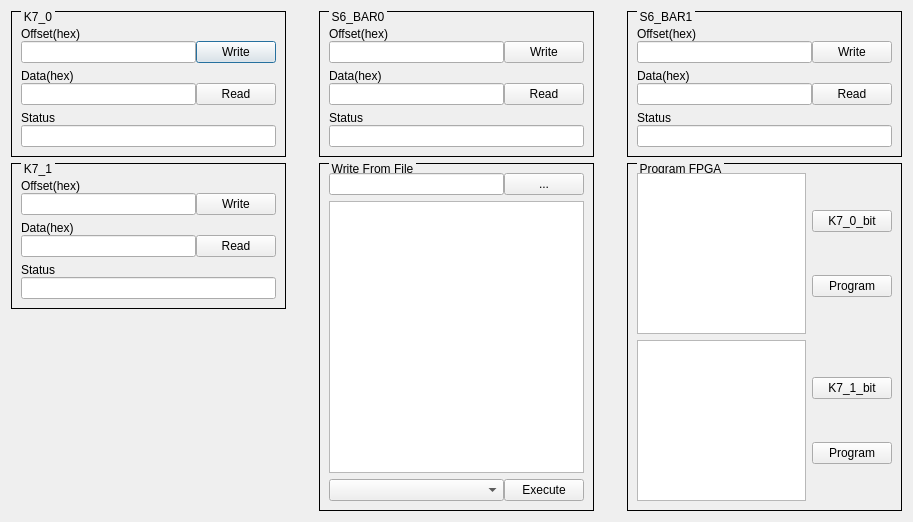
<?xml version="1.0" encoding="UTF-8"?>
<ui version="4.0">
 <class>QFPGADlg</class>
 <widget class="QDialog" name="QFPGADlg">
  <property name="geometry">
   <rect>
    <x>0</x>
    <y>0</y>
    <width>913</width>
    <height>522</height>
   </rect>
  </property>
  <property name="windowTitle">
   <string>Dialog</string>
  </property>
  <layout class="QHBoxLayout" name="horizontalLayout_13" stretch="10,1,10,1,10">
   <item>
    <layout class="QVBoxLayout" name="verticalLayout_6" stretch="0,0,1">
     <item>
      <widget class="QGroupBox" name="groupBox">
       <property name="styleSheet">
        <string notr="true">QGroupBox{ border:1px solid black; margin-top:0.5ex; }
QGroupBox::title { subcontrol-origin:margin; subcontrol-position:top left; top:-1px; left:10px; margin-left: 0px; padding:0 1px; }</string>
       </property>
       <property name="title">
        <string>K7_0</string>
       </property>
       <layout class="QVBoxLayout" name="verticalLayout_4">
        <item>
         <spacer name="verticalSpacer_2">
          <property name="orientation">
           <enum>Qt::Vertical</enum>
          </property>
          <property name="sizeHint" stdset="0">
           <size>
            <width>20</width>
            <height>6</height>
           </size>
          </property>
         </spacer>
        </item>
        <item>
         <layout class="QVBoxLayout" name="verticalLayout">
          <property name="spacing">
           <number>0</number>
          </property>
          <item>
           <widget class="QLabel" name="label">
            <property name="text">
             <string>Offset(hex)</string>
            </property>
           </widget>
          </item>
          <item>
           <layout class="QHBoxLayout" name="horizontalLayout" stretch="5,1">
            <property name="spacing">
             <number>0</number>
            </property>
            <item>
             <widget class="QLineEdit" name="m_LEOffsetK7_0"/>
            </item>
            <item>
             <widget class="QPushButton" name="m_PBWK7_0">
              <property name="text">
               <string>Write</string>
              </property>
             </widget>
            </item>
           </layout>
          </item>
         </layout>
        </item>
        <item>
         <layout class="QVBoxLayout" name="verticalLayout_2">
          <property name="spacing">
           <number>0</number>
          </property>
          <item>
           <widget class="QLabel" name="label_2">
            <property name="text">
             <string>Data(hex)</string>
            </property>
           </widget>
          </item>
          <item>
           <layout class="QHBoxLayout" name="horizontalLayout_2" stretch="5,1">
            <property name="spacing">
             <number>0</number>
            </property>
            <item>
             <widget class="QLineEdit" name="m_LEDataK7_0"/>
            </item>
            <item>
             <widget class="QPushButton" name="m_PBRK7_0">
              <property name="text">
               <string>Read</string>
              </property>
             </widget>
            </item>
           </layout>
          </item>
         </layout>
        </item>
        <item>
         <layout class="QVBoxLayout" name="verticalLayout_3">
          <property name="spacing">
           <number>0</number>
          </property>
          <item>
           <widget class="QLabel" name="label_3">
            <property name="text">
             <string>Status</string>
            </property>
           </widget>
          </item>
          <item>
           <widget class="QLineEdit" name="m_LEStatusK7_0">
            <property name="readOnly">
             <bool>true</bool>
            </property>
           </widget>
          </item>
         </layout>
        </item>
       </layout>
      </widget>
     </item>
     <item>
      <widget class="QGroupBox" name="groupBox_2">
       <property name="styleSheet">
        <string notr="true">QGroupBox{ border:1px solid black; margin-top:0.5ex; }
QGroupBox::title { subcontrol-origin:margin; subcontrol-position:top left; top:-1px; left:10px; margin-left: 0px; padding:0 1px; }</string>
       </property>
       <property name="title">
        <string>K7_1</string>
       </property>
       <layout class="QVBoxLayout" name="verticalLayout_5">
        <item>
         <spacer name="verticalSpacer_3">
          <property name="orientation">
           <enum>Qt::Vertical</enum>
          </property>
          <property name="sizeHint" stdset="0">
           <size>
            <width>20</width>
            <height>6</height>
           </size>
          </property>
         </spacer>
        </item>
        <item>
         <layout class="QVBoxLayout" name="verticalLayout_8">
          <property name="spacing">
           <number>0</number>
          </property>
          <item>
           <widget class="QLabel" name="label_4">
            <property name="text">
             <string>Offset(hex)</string>
            </property>
           </widget>
          </item>
          <item>
           <layout class="QHBoxLayout" name="horizontalLayout_3" stretch="5,1">
            <property name="spacing">
             <number>0</number>
            </property>
            <item>
             <widget class="QLineEdit" name="m_LEOffsetK7_1"/>
            </item>
            <item>
             <widget class="QPushButton" name="m_PBWK7_1">
              <property name="text">
               <string>Write</string>
              </property>
             </widget>
            </item>
           </layout>
          </item>
         </layout>
        </item>
        <item>
         <layout class="QVBoxLayout" name="verticalLayout_9">
          <property name="spacing">
           <number>0</number>
          </property>
          <item>
           <widget class="QLabel" name="label_5">
            <property name="text">
             <string>Data(hex)</string>
            </property>
           </widget>
          </item>
          <item>
           <layout class="QHBoxLayout" name="horizontalLayout_4" stretch="5,1">
            <property name="spacing">
             <number>0</number>
            </property>
            <item>
             <widget class="QLineEdit" name="m_LEDataK7_1"/>
            </item>
            <item>
             <widget class="QPushButton" name="m_PBRK7_1">
              <property name="text">
               <string>Read</string>
              </property>
             </widget>
            </item>
           </layout>
          </item>
         </layout>
        </item>
        <item>
         <layout class="QVBoxLayout" name="verticalLayout_10">
          <property name="spacing">
           <number>0</number>
          </property>
          <item>
           <widget class="QLabel" name="label_6">
            <property name="text">
             <string>Status</string>
            </property>
           </widget>
          </item>
          <item>
           <widget class="QLineEdit" name="m_LEStatusK7_1">
            <property name="readOnly">
             <bool>true</bool>
            </property>
           </widget>
          </item>
         </layout>
        </item>
       </layout>
      </widget>
     </item>
     <item>
      <spacer name="verticalSpacer">
       <property name="orientation">
        <enum>Qt::Vertical</enum>
       </property>
       <property name="sizeHint" stdset="0">
        <size>
         <width>20</width>
         <height>40</height>
        </size>
       </property>
      </spacer>
     </item>
    </layout>
   </item>
   <item>
    <spacer name="horizontalSpacer">
     <property name="orientation">
      <enum>Qt::Horizontal</enum>
     </property>
     <property name="sizeHint" stdset="0">
      <size>
       <width>24</width>
       <height>20</height>
      </size>
     </property>
    </spacer>
   </item>
   <item>
    <layout class="QVBoxLayout" name="verticalLayout_12" stretch="0,1">
     <item>
      <widget class="QGroupBox" name="groupBox_3">
       <property name="styleSheet">
        <string notr="true">QGroupBox{ border:1px solid black; margin-top:0.5ex; }
QGroupBox::title { subcontrol-origin:margin; subcontrol-position:top left; top:-1px; left:10px; margin-left: 0px; padding:0 1px; }</string>
       </property>
       <property name="title">
        <string>S6_BAR0</string>
       </property>
       <layout class="QVBoxLayout" name="verticalLayout_7">
        <item>
         <spacer name="verticalSpacer_4">
          <property name="orientation">
           <enum>Qt::Vertical</enum>
          </property>
          <property name="sizeHint" stdset="0">
           <size>
            <width>20</width>
            <height>6</height>
           </size>
          </property>
         </spacer>
        </item>
        <item>
         <layout class="QVBoxLayout" name="verticalLayout_13">
          <property name="spacing">
           <number>0</number>
          </property>
          <item>
           <widget class="QLabel" name="label_7">
            <property name="text">
             <string>Offset(hex)</string>
            </property>
           </widget>
          </item>
          <item>
           <layout class="QHBoxLayout" name="horizontalLayout_5" stretch="5,1">
            <property name="spacing">
             <number>0</number>
            </property>
            <item>
             <widget class="QLineEdit" name="m_LEOffsetS6_BAR0"/>
            </item>
            <item>
             <widget class="QPushButton" name="m_PBWS6_BAR0">
              <property name="text">
               <string>Write</string>
              </property>
             </widget>
            </item>
           </layout>
          </item>
         </layout>
        </item>
        <item>
         <layout class="QVBoxLayout" name="verticalLayout_14">
          <property name="spacing">
           <number>0</number>
          </property>
          <item>
           <widget class="QLabel" name="label_8">
            <property name="text">
             <string>Data(hex)</string>
            </property>
           </widget>
          </item>
          <item>
           <layout class="QHBoxLayout" name="horizontalLayout_6" stretch="5,1">
            <property name="spacing">
             <number>0</number>
            </property>
            <item>
             <widget class="QLineEdit" name="m_LEDataS6_BAR0"/>
            </item>
            <item>
             <widget class="QPushButton" name="m_PBRS6_BAR0">
              <property name="text">
               <string>Read</string>
              </property>
             </widget>
            </item>
           </layout>
          </item>
         </layout>
        </item>
        <item>
         <layout class="QVBoxLayout" name="verticalLayout_15">
          <property name="spacing">
           <number>0</number>
          </property>
          <item>
           <widget class="QLabel" name="label_9">
            <property name="text">
             <string>Status</string>
            </property>
           </widget>
          </item>
          <item>
           <widget class="QLineEdit" name="m_LEStatusS6_BAR0">
            <property name="readOnly">
             <bool>true</bool>
            </property>
           </widget>
          </item>
         </layout>
        </item>
       </layout>
      </widget>
     </item>
     <item>
      <widget class="QGroupBox" name="groupBox_4">
       <property name="styleSheet">
        <string notr="true">QGroupBox{ border:1px solid black; margin-top:0.5ex; }
QGroupBox::title { subcontrol-origin:margin; subcontrol-position:top left; top:-1px; left:10px; margin-left: 0px; padding:0 1px; }</string>
       </property>
       <property name="title">
        <string>Write From File</string>
       </property>
       <layout class="QVBoxLayout" name="verticalLayout_11">
        <item>
         <layout class="QHBoxLayout" name="horizontalLayout_9" stretch="1,0">
          <property name="spacing">
           <number>0</number>
          </property>
          <item>
           <widget class="QLineEdit" name="lineEdit_13"/>
          </item>
          <item>
           <widget class="QPushButton" name="pushButton">
            <property name="text">
             <string>...</string>
            </property>
           </widget>
          </item>
         </layout>
        </item>
        <item>
         <widget class="QTextEdit" name="textEdit">
          <property name="readOnly">
           <bool>true</bool>
          </property>
         </widget>
        </item>
        <item>
         <layout class="QHBoxLayout" name="horizontalLayout_10" stretch="1,0">
          <property name="spacing">
           <number>0</number>
          </property>
          <item>
           <widget class="QComboBox" name="comboBox"/>
          </item>
          <item>
           <widget class="QPushButton" name="pushButton_2">
            <property name="text">
             <string>Execute</string>
            </property>
           </widget>
          </item>
         </layout>
        </item>
       </layout>
      </widget>
     </item>
    </layout>
   </item>
   <item>
    <spacer name="horizontalSpacer_2">
     <property name="orientation">
      <enum>Qt::Horizontal</enum>
     </property>
     <property name="sizeHint" stdset="0">
      <size>
       <width>24</width>
       <height>20</height>
      </size>
     </property>
    </spacer>
   </item>
   <item>
    <layout class="QVBoxLayout" name="verticalLayout_21" stretch="0,1">
     <item>
      <widget class="QGroupBox" name="groupBox_5">
       <property name="styleSheet">
        <string notr="true">QGroupBox{ border:1px solid black; margin-top:0.5ex; }
QGroupBox::title { subcontrol-origin:margin; subcontrol-position:top left; top:-1px; left:10px; margin-left: 0px; padding:0 1px; }</string>
       </property>
       <property name="title">
        <string>S6_BAR1</string>
       </property>
       <layout class="QVBoxLayout" name="verticalLayout_16">
        <item>
         <spacer name="verticalSpacer_5">
          <property name="orientation">
           <enum>Qt::Vertical</enum>
          </property>
          <property name="sizeHint" stdset="0">
           <size>
            <width>20</width>
            <height>6</height>
           </size>
          </property>
         </spacer>
        </item>
        <item>
         <layout class="QVBoxLayout" name="verticalLayout_18">
          <property name="spacing">
           <number>0</number>
          </property>
          <item>
           <widget class="QLabel" name="label_10">
            <property name="text">
             <string>Offset(hex)</string>
            </property>
           </widget>
          </item>
          <item>
           <layout class="QHBoxLayout" name="horizontalLayout_7" stretch="5,1">
            <property name="spacing">
             <number>0</number>
            </property>
            <item>
             <widget class="QLineEdit" name="m_LEOffsetS6_BAR1"/>
            </item>
            <item>
             <widget class="QPushButton" name="m_PBWS6_BAR1">
              <property name="text">
               <string>Write</string>
              </property>
             </widget>
            </item>
           </layout>
          </item>
         </layout>
        </item>
        <item>
         <layout class="QVBoxLayout" name="verticalLayout_19">
          <property name="spacing">
           <number>0</number>
          </property>
          <item>
           <widget class="QLabel" name="label_11">
            <property name="text">
             <string>Data(hex)</string>
            </property>
           </widget>
          </item>
          <item>
           <layout class="QHBoxLayout" name="horizontalLayout_8" stretch="5,1">
            <property name="spacing">
             <number>0</number>
            </property>
            <item>
             <widget class="QLineEdit" name="m_LEDataS6_BAR1"/>
            </item>
            <item>
             <widget class="QPushButton" name="m_PBRS6_BAR1">
              <property name="text">
               <string>Read</string>
              </property>
             </widget>
            </item>
           </layout>
          </item>
         </layout>
        </item>
        <item>
         <layout class="QVBoxLayout" name="verticalLayout_20">
          <property name="spacing">
           <number>0</number>
          </property>
          <item>
           <widget class="QLabel" name="label_12">
            <property name="text">
             <string>Status</string>
            </property>
           </widget>
          </item>
          <item>
           <widget class="QLineEdit" name="m_LEStatusS6_BAR1">
            <property name="readOnly">
             <bool>true</bool>
            </property>
           </widget>
          </item>
         </layout>
        </item>
       </layout>
      </widget>
     </item>
     <item>
      <widget class="QGroupBox" name="groupBox_6">
       <property name="styleSheet">
        <string notr="true">QGroupBox{ border:1px solid black; margin-top:0.5ex; }
QGroupBox::title { subcontrol-origin:margin; subcontrol-position:top left; top:-1px; left:10px; margin-left: 0px; padding:0 1px; }</string>
       </property>
       <property name="title">
        <string>Program FPGA</string>
       </property>
       <layout class="QVBoxLayout" name="verticalLayout_17">
        <item>
         <layout class="QHBoxLayout" name="horizontalLayout_11">
          <item>
           <widget class="QTextEdit" name="m_LEPathK7_0"/>
          </item>
          <item>
           <layout class="QVBoxLayout" name="verticalLayout_22">
            <item>
             <widget class="QPushButton" name="m_PBSetPathK7_0">
              <property name="text">
               <string>K7_0_bit</string>
              </property>
             </widget>
            </item>
            <item>
             <widget class="QPushButton" name="m_PBProgramK7_0">
              <property name="text">
               <string>Program</string>
              </property>
             </widget>
            </item>
           </layout>
          </item>
         </layout>
        </item>
        <item>
         <layout class="QHBoxLayout" name="horizontalLayout_12">
          <item>
           <widget class="QTextEdit" name="m_LEPathK7_1"/>
          </item>
          <item>
           <layout class="QVBoxLayout" name="verticalLayout_23">
            <item>
             <widget class="QPushButton" name="m_PBSetPathK7_1">
              <property name="text">
               <string>K7_1_bit</string>
              </property>
             </widget>
            </item>
            <item>
             <widget class="QPushButton" name="m_PBProgramK7_1">
              <property name="text">
               <string>Program</string>
              </property>
             </widget>
            </item>
           </layout>
          </item>
         </layout>
        </item>
       </layout>
      </widget>
     </item>
    </layout>
   </item>
  </layout>
 </widget>
 <resources/>
 <connections/>
</ui>
